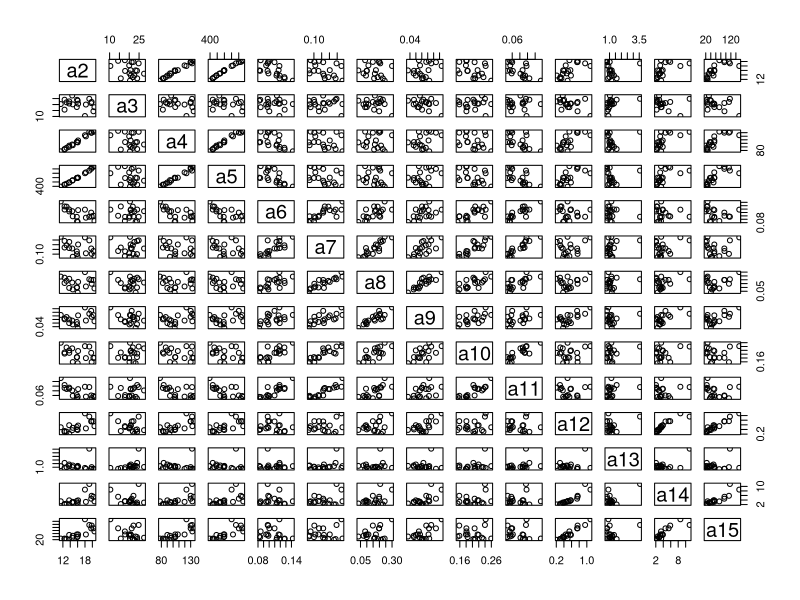

Generate this figure with R:
library(dbscan)
dataset = read.csv("./breast-cancer.csv")
dataset = dataset[2:15]
eps = 0.5
MinPts = 5
db = dbscan(dataset, eps=.4, minPts=3)
db
summary(db)
plot(dataset, col=db$cluster+1L)
